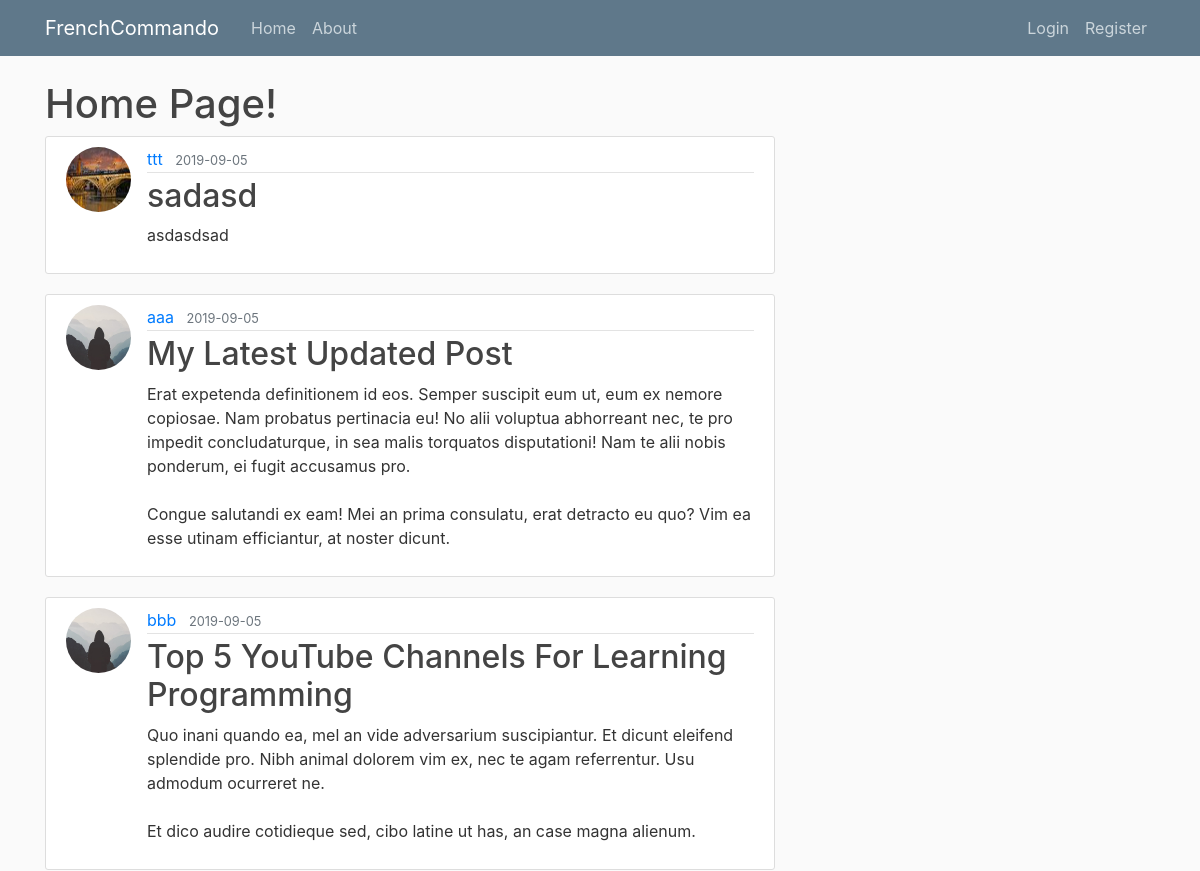
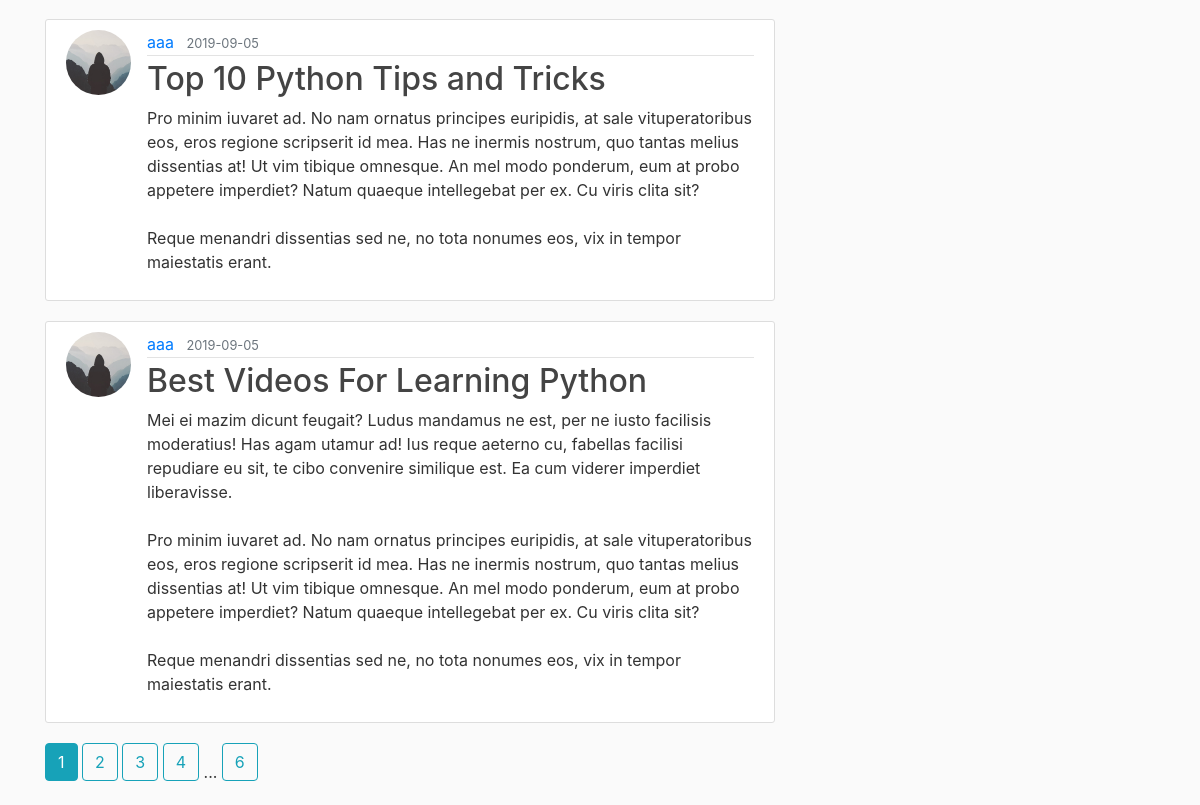
The app's page /home, older data (2 pictures, top to bottom).
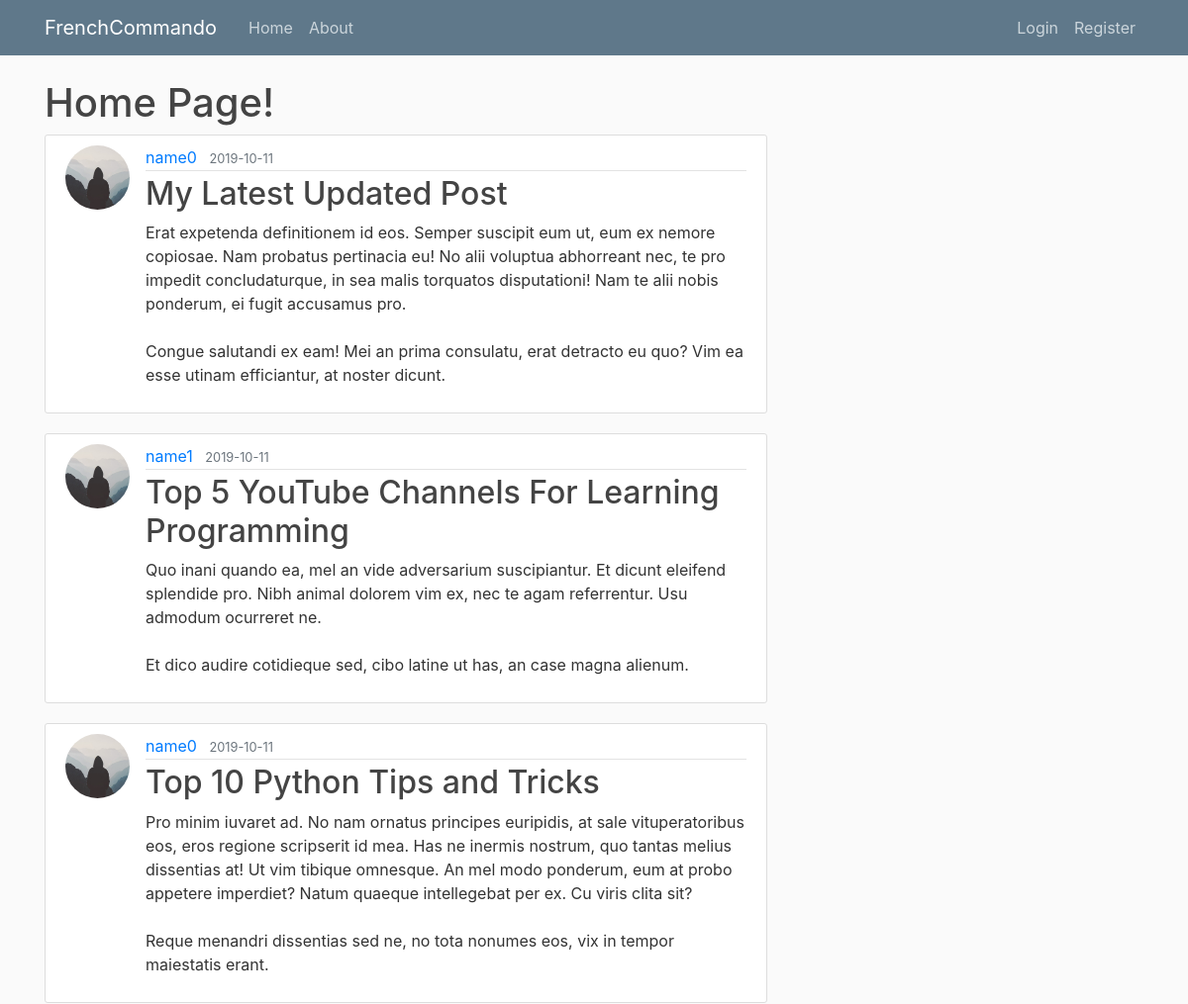
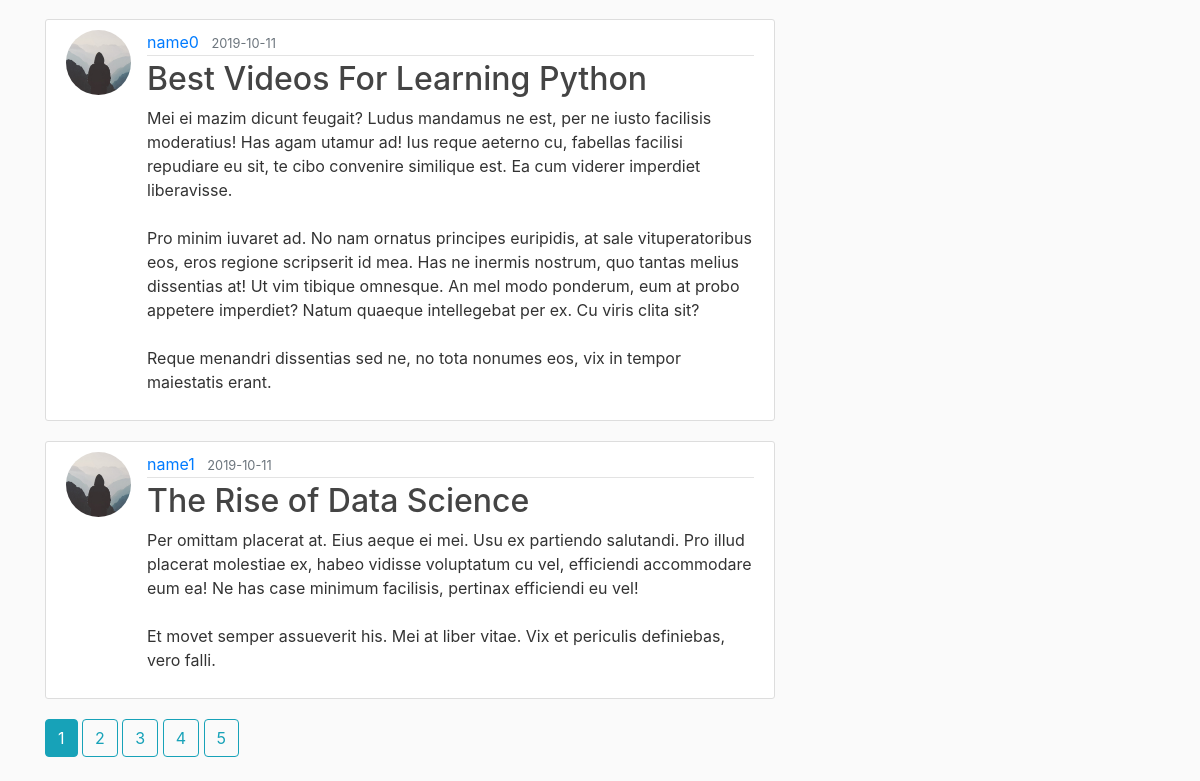
The same page, newer data (2 pictures, top to bottom).
### flaskblog/models.py (models this page shows, shortened)
class Post(db.Model):
    id = db.Column(db.Integer, primary_key=True)
    title = db.Column(db.String(100), nullable=False)
    date_posted = db.Column(db.DateTime, nullable=False, default=datetime.utcnow)
    content = db.Column(db.Text, nullable=False)
    user_id = db.Column(db.Integer, db.ForeignKey('user.id'), nullable=False)

class User(db.Model, UserMixin):
    id = db.Column(db.Integer, primary_key=True)
    username = db.Column(db.String(20), unique=True, nullable=False)
    email = db.Column(db.String(120), unique=True, nullable=False)
    image_file = db.Column(db.String(20), nullable=False, default='default.jpg')
    password = db.Column(db.String(60), nullable=False)
    posts = db.relationship('Post', backref='author', lazy=True)

### flaskblog/main/routes.py (the view)
@main.route("/")
@main.route("/home")
def home():
    page = request.args.get('page', 1, type=int)
    posts = Post.query.order_by(Post.date_posted.desc()).paginate(page=page, per_page=5)
    return render_template('home.html', posts=posts)

### flaskblog/templates/home.html
{% extends "layout.html" %}
{% block content %}
    <h1>Home Page!</h1>
    {% for post in posts.items %}
      <article class="media content-section">
        <img class="rounded-circle article-img" src="{{ url_for('static', filename='profile_pics/' + post.author.image_file) }}" alt="">
        <div class="media-body">
          <div class="article-metadata">
            <a class="mr-2" href="{{ url_for('users.user_posts', username=post.author.username) }}">{{ post.author.username }}</a>
            <small class="text-muted">{{ post.date_posted.strftime('%Y-%m-%d') }}</small>
          </div>
          <h2><a class="article-title" href="{{ url_for('posts.post', post_id=post.id) }}">{{ post.title }}</a></h2>
          <p class="article-content">{{ post.content }}</p>
        </div>
      </article>
    {% endfor%}
    {% for page_num in posts.iter_pages(left_edge=1, right_edge=1, left_current=3, right_current=4) %}
      {% if page_num %}
        {% if posts.page == page_num %}
          <a class="btn btn-info mb-4" href="{{ url_for('main.home', page=page_num) }}">{{ page_num }}</a>
        {% else %}
          <a class="btn btn-outline-info mb-4" href="{{ url_for('main.home', page=page_num) }}">{{ page_num }}</a>
        {% endif %}
      {% else %}
        ...
      {% endif %}
    {% endfor %}
{% endblock content %}

### flaskblog/templates/layout.html (shortened to what this page needs)
<!DOCTYPE html>
<html lang="en" dir="ltr">
  <head>
    <link rel="stylesheet" href="https://maxcdn.bootstrapcdn.com/bootstrap/4.0.0/css/bootstrap.min.css">
    <link rel="stylesheet" type="text/css" href="{{ url_for('static', filename='main.css')}}">
  </head>
  <body>
    <header class="site-header">
      <nav class="navbar navbar-expand-md navbar-dark bg-steel fixed-top">
        <div class="container">
          <a class="navbar-brand mr-4" href="/">FrenchCommando</a>
          <div class="collapse navbar-collapse" id="navbarToggle">
            <div class="navbar-nav mr-auto">
              <a class="nav-item nav-link" href="{{ url_for('main.home')}}">Home</a>
              <a class="nav-item nav-link" href="{{ url_for('main.about')}}">About</a>
            </div>
            <div class="navbar-nav">
              {% if current_user.is_authenticated %}
                <a class="nav-item nav-link" href="{{ url_for('posts.new_post')}}">New Post</a>
                <a class="nav-item nav-link" href="{{ url_for('users.account')}}">Account</a>
                <a class="nav-item nav-link" href="{{ url_for('users.logout')}}">Logout</a>
              {% else %}
                <a class="nav-item nav-link" href="{{ url_for('users.login')}}">Login</a>
                <a class="nav-item nav-link" href="{{ url_for('users.register')}}">Register</a>
              {% endif%}
            </div>
          </div>
        </div>
      </nav>
    </header>
    <main role="main" class="container">
      <div class="row">
        <div class="col-md-8">
          {% block content %}{% endblock %}
        </div>
      </div>
    </main>
  </body>
</html>

### flaskblog/static/main.css (style rules this page uses)
body { background: #fafafa; color: #333333; margin-top: 5rem; }
h1, h2, h3, h4, h5, h6 { color: #444444; }
.bg-steel { background-color: #5f788a; }
.site-header .navbar-nav .nav-link { color: #cbd5db; }
.content-section { background: #ffffff; padding: 10px 20px; border: 1px solid #dddddd; border-radius: 3px; margin-bottom: 20px; }
.article-title { color: #444444; }
.article-content { white-space: pre-line; }
.article-img { height: 65px; width: 65px; margin-right: 16px; }
.article-metadata { padding-bottom: 1px; margin-bottom: 4px; border-bottom: 1px solid #e3e3e3 }

Row changes from the older to the newer data that the page shows:
removed Post: image_file (picture), author.username "ttt", date_posted "2019-09-05", title "sadasd", content "asdasdsad"
removed Post: image_file (placeholder picture), author.username "aaa", date_posted "2019-09-05", title "My Latest Updated Post", content "Erat expetenda definitionem id eos. Semper suscipit eum ut, eum ex nemore copiosae. Nam probatus pertinacia eu! No alii voluptua abhorreant nec, te pro impedit concludaturque, in sea malis torquatos disputationi! Nam te alii nobis ponderum, ei fugit accusamus pro. Congue salutandi ex eam! Mei an prima consulatu, erat detracto eu quo? Vim ea esse utinam efficiantur, at noster dicunt."
removed Post: image_file (placeholder picture), author.username "bbb", date_posted "2019-09-05", title "Top 5 YouTube Channels For Learning Programming", content "Quo inani quando ea, mel an vide adversarium suscipiantur. Et dicunt eleifend splendide pro. Nibh animal dolorem vim ex, nec te agam referrentur. Usu admodum ocurreret ne. Et dico audire cotidieque sed, cibo latine ut has, an case magna alienum."
removed Post: image_file (placeholder picture), author.username "aaa", date_posted "2019-09-05", title "Top 10 Python Tips and Tricks", content "Pro minim iuvaret ad. No nam ornatus principes euripidis, at sale vituperatoribus eos, eros regione scripserit id mea. Has ne inermis nostrum, quo tantas melius dissentias at! Ut vim tibique omnesque. An mel modo ponderum, eum at probo appetere imperdiet? Natum quaeque intellegebat per ex. Cu viris clita sit? Reque menandri dissentias sed ne, no tota nonumes eos, vix in tempor maiestatis erant."
removed Post: image_file (placeholder picture), author.username "aaa", date_posted "2019-09-05", title "Best Videos For Learning Python", content "Mei ei mazim dicunt feugait? Ludus mandamus ne est, per ne iusto facilisis moderatius! Has agam utamur ad! Ius reque aeterno cu, fabellas facilisi repudiare eu sit, te cibo convenire similique est. Ea cum viderer imperdiet liberavisse. Pro minim iuvaret ad. No nam ornatus principes euripidis, at sale vituperatoribus eos, eros regione scripserit id mea. Has ne inermis nostrum, quo tantas melius dissentias at! Ut vim tibique omnesque. An mel modo ponderum, eum at probo appetere imperdiet? Natum quaeque intellegebat per ex. Cu viris clita sit? Reque menandri dissentias sed ne, no tota nonumes eos, vix in tempor maiestatis erant."
added Post: image_file (placeholder picture), author.username "name0", date_posted "2019-10-11", title "My Latest Updated Post", content "Erat expetenda definitionem id eos. Semper suscipit eum ut, eum ex nemore copiosae. Nam probatus pertinacia eu! No alii voluptua abhorreant nec, te pro impedit concludaturque, in sea malis torquatos disputationi! Nam te alii nobis ponderum, ei fugit accusamus pro. Congue salutandi ex eam! Mei an prima consulatu, erat detracto eu quo? Vim ea esse utinam efficiantur, at noster dicunt."
now on this page (row edited): Post: image_file (placeholder picture), author.username "name1", date_posted "2019-10-11", title "Top 5 YouTube Channels For Learning Programming", content "Quo inani quando ea, mel an vide adversarium suscipiantur. Et dicunt eleifend splendide pro. Nibh animal dolorem vim ex, nec te agam referrentur. Usu admodum ocurreret ne. Et dico audire cotidieque sed, cibo latine ut has, an case magna alienum."
now on this page (row edited): Post: image_file (placeholder picture), author.username "name0", date_posted "2019-10-11", title "Top 10 Python Tips and Tricks", content "Pro minim iuvaret ad. No nam ornatus principes euripidis, at sale vituperatoribus eos, eros regione scripserit id mea. Has ne inermis nostrum, quo tantas melius dissentias at! Ut vim tibique omnesque. An mel modo ponderum, eum at probo appetere imperdiet? Natum quaeque intellegebat per ex. Cu viris clita sit? Reque menandri dissentias sed ne, no tota nonumes eos, vix in tempor maiestatis erant."
now on this page (row edited): Post: image_file (placeholder picture), author.username "name0", date_posted "2019-10-11", title "Best Videos For Learning Python", content "Mei ei mazim dicunt feugait? Ludus mandamus ne est, per ne iusto facilisis moderatius! Has agam utamur ad! Ius reque aeterno cu, fabellas facilisi repudiare eu sit, te cibo convenire similique est. Ea cum viderer imperdiet liberavisse. Pro minim iuvaret ad. No nam ornatus principes euripidis, at sale vituperatoribus eos, eros regione scripserit id mea. Has ne inermis nostrum, quo tantas melius dissentias at! Ut vim tibique omnesque. An mel modo ponderum, eum at probo appetere imperdiet? Natum quaeque intellegebat per ex. Cu viris clita sit? Reque menandri dissentias sed ne, no tota nonumes eos, vix in tempor maiestatis erant."
now on this page (row edited): Post: image_file (placeholder picture), author.username "name1", date_posted "2019-10-11", title "The Rise of Data Science", content "Per omittam placerat at. Eius aeque ei mei. Usu ex partiendo salutandi. Pro illud placerat molestiae ex, habeo vidisse voluptatum cu vel, efficiendi accommodare eum ea! Ne has case minimum facilisis, pertinax efficiendi eu vel! Et movet semper assueverit his. Mei at liber vitae. Vix et periculis definiebas, vero falli."
Text that changed along with them:
new list line: "5"
list line gone: "6"
